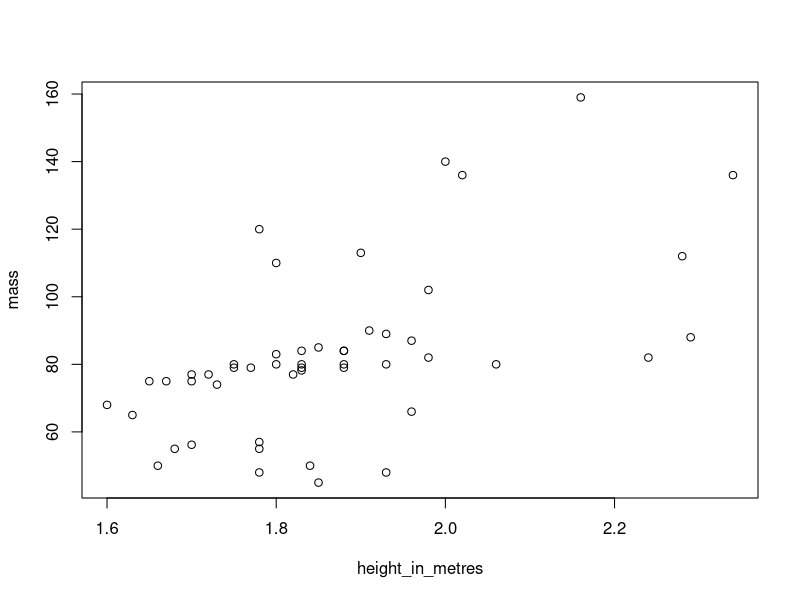
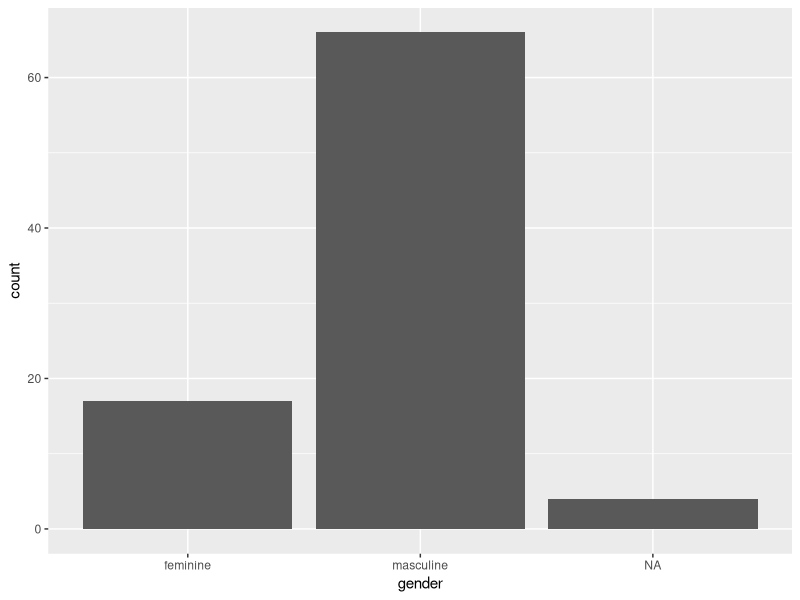
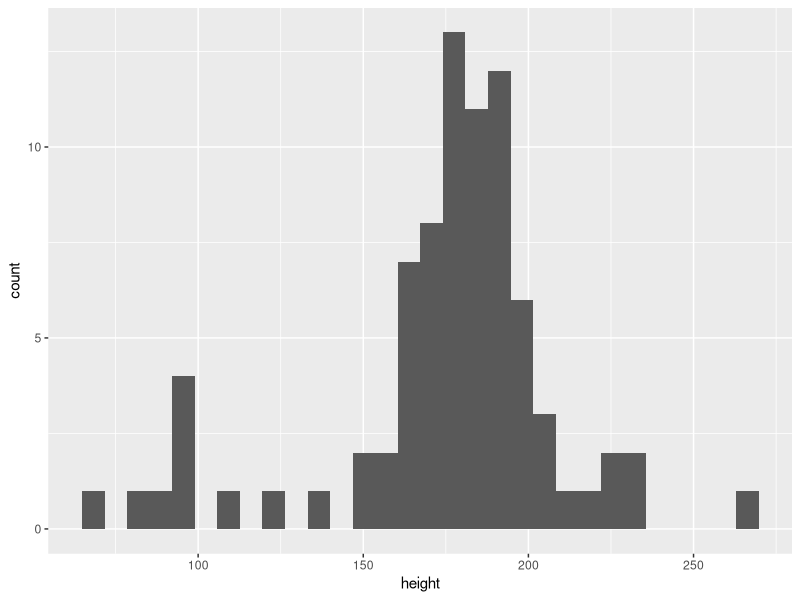
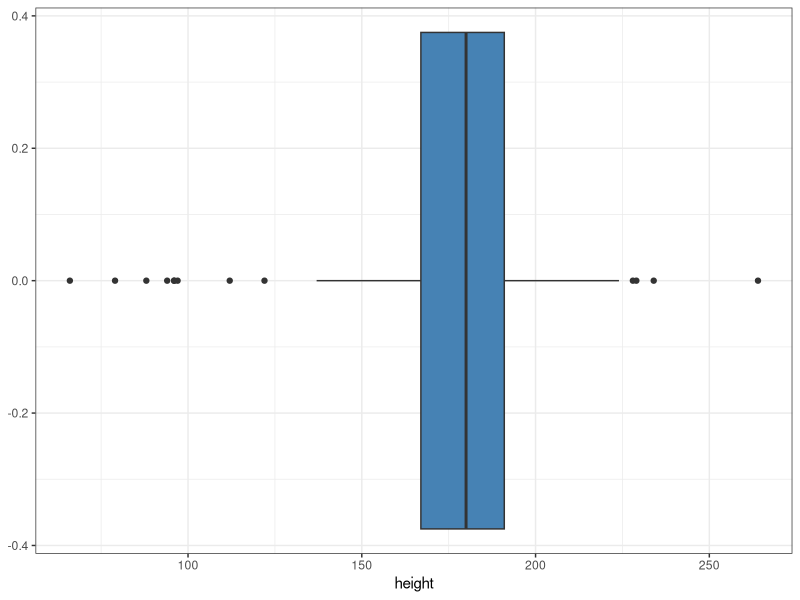
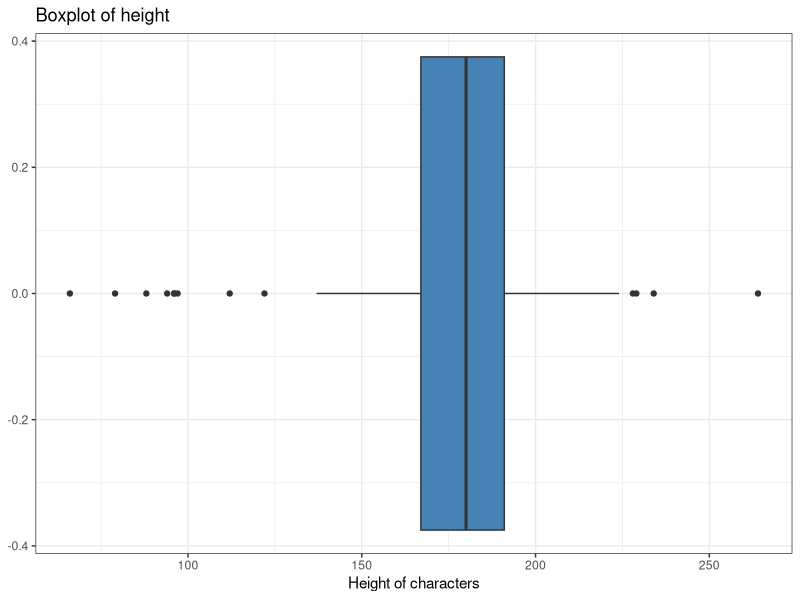
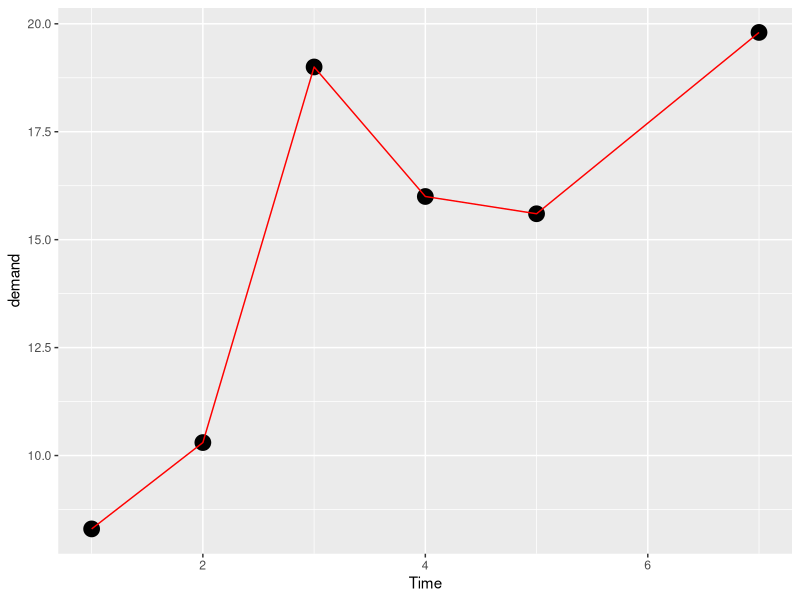
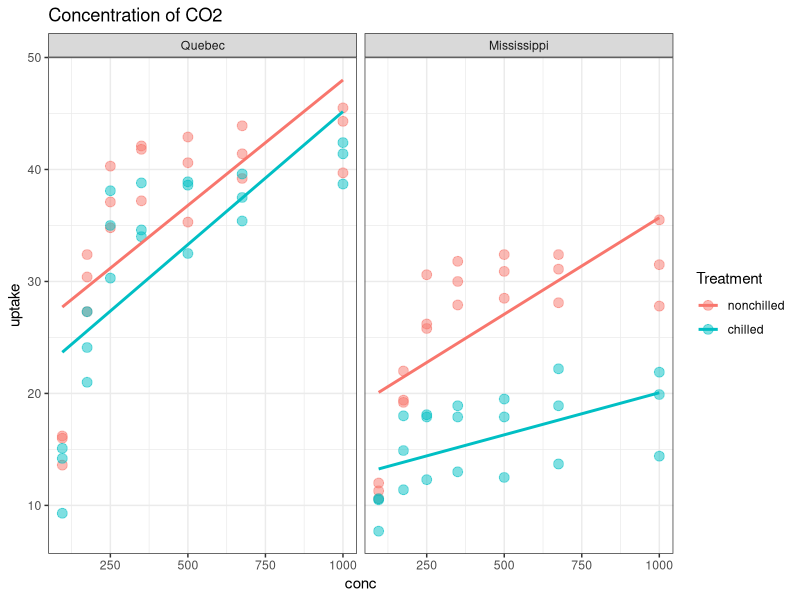
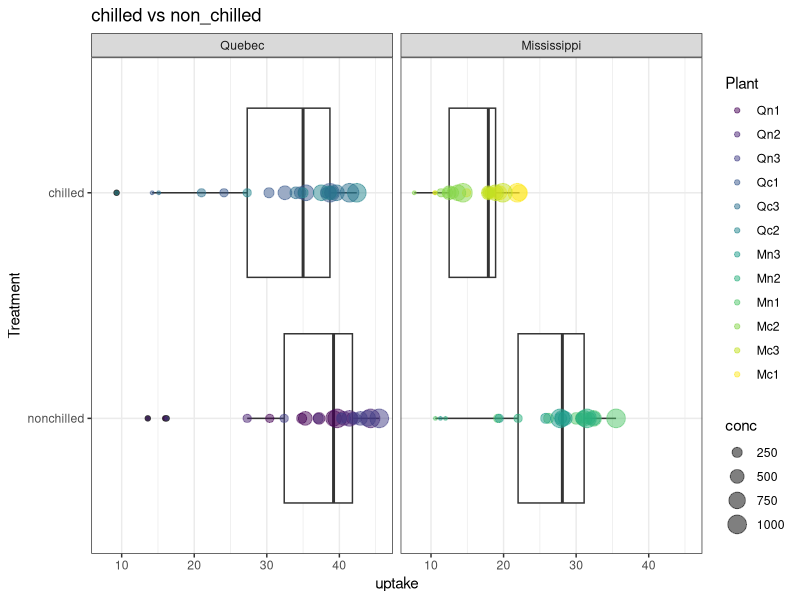

Source code (R) for these figures, in order:
#Installing and using packages

install.packages("tidyverse")
library(tidyverse)

starwars %>%
  filter (height>150 & mass<200) %>%
  mutate (height_in_metres = height/100) %>%
  select (height_in_metres, mass) %>%
  arrange(mass) %>%
  plot()


library(ggplot2)

# Bar Plot

ggplot(data=starwars,
       mapping=aes(x=gender)) + geom_bar()


# Histograms

starwars%>%
  drop_na(height)%>%
  ggplot(aes(height))+
  geom_histogram()


# Box Plot

#sub-1
starwars%>%
  drop_na(height)%>%
  ggplot(aes(height))+
  geom_boxplot(fill="steelblue")+
  theme_bw()

#sub-2
starwars%>%
  drop_na(height)%>%
  ggplot(aes(height))+
  geom_boxplot(fill="steelblue")+
  theme_bw()+
    labs(title="Boxplot of height",x="Height of characters")


# Example 1

ggplot(data = BOD,
       mapping = aes(x = Time,
                     y = demand)) +
  geom_point(size = 5) +
  geom_line(colour="red")


# Example 2

data()
view(CO2)
names(CO2)
CO2 %>% 
  ggplot(aes(conc, uptake, colour = Treatment))+
  geom_point(size=3,alpha = 0.5)+
  geom_smooth(method=lm, se= F)+
  facet_wrap(~Type)+
  theme_bw()+
  labs(title= "Concentration of CO2")

#for giving labels we use = labs
#for transparency of colors we use  = alpha


# Example 3

view(CO2)
CO2 %>%
  ggplot(aes(Treatment, uptake))+
  geom_boxplot()+
  geom_point(alpha=0.5,
             aes(size=conc,
                 colour= Plant))+
  facet_wrap(~Type)+
  coord_flip()+
  theme_bw()+
  labs(title= "chilled vs non_chilled")


# Example 4

CO2 %>%
  filter(uptake < 40) %>%
  ggplot(aes(Treatment, uptake))+
  geom_boxplot(aes(colour= Treatment))+
  geom_point(alpha=0.5,
             aes(size=conc,
                 colour= Plant))+
  facet_wrap(~Type)+
  coord_flip()+
  theme_bw()+
  labs(x= "shocked",
       y= "are you",
       title= "chilled vs non_chilled")


# Density Plot

view(msleep)
msleep %>%
  drop_na(vore) %>%
  ggplot(aes(sleep_total, fill = vore))+
  geom_density(alpha=0.2)+
  theme_bw()

msleep %>%
  drop_na(vore) %>%
  ggplot(aes(sleep_total))+
  geom_density()+
  facet_wrap(~vore)+
  theme_bw()

## using filter

msleep %>%
  drop_na(vore) %>%
  filter(vore == "herbi" | vore == "carni") %>%
  ggplot(aes(sleep_total, fill = vore))+
  geom_density(alpha=0.2)+
  theme_bw()


msleep %>%
  drop_na(vore) %>%
  filter(vore %in% c("carni", "herbi")) %>%
  ggplot(aes(sleep_total, fill = vore))+
  geom_density(alpha=0.2)+
  theme_bw()
